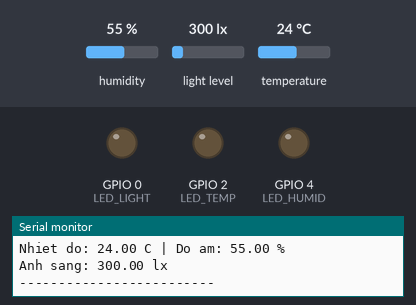
The sketch below on a simulated ESP32-C3. On the bench: output pins drawn as LEDs (lit = HIGH), the last lines printed to the serial monitor. The test bench sets the inputs (shaded band); at power-on: humidity 55 %, light level 300 lx, temperature 24 °C. WiFi joins after 1.5 s; servers stay silent unless stated; no MQTT or app messages arrive unless stated; not simulated (calls return 0 or success): secrets.h.

Above: at 2.8 s.
2.9 s: humidity set to 79 %
7.2 s: humidity set to 82 %
At 11.2 s:
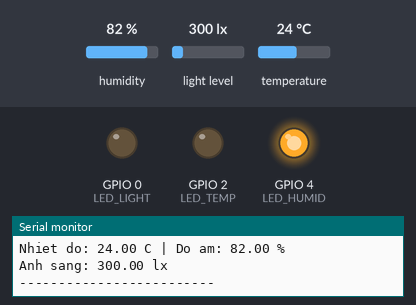
11.5 s: light level set to 53 lx
13.2 s: light level set to 46 lx
At 14.4 s:
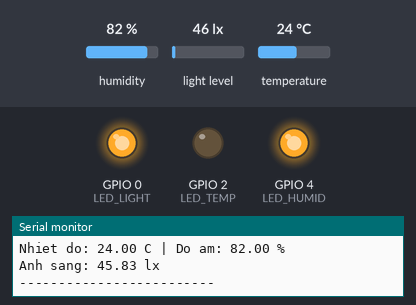
15.5 s: temperature set to 31 °C
19.2 s: temperature set to 34 °C
At 22.9 s:
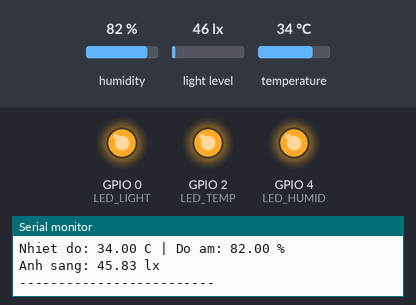
Timing chart, 0 to 24.4 s (numbered marks = the images above; inputs shaded):
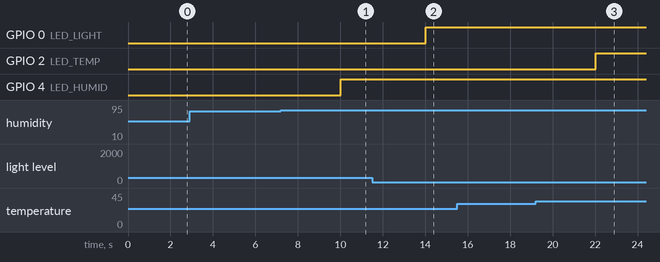

Measured:
- the behaviour switches between 80 and 81 % on humidity (found by bisection; images 0 and 1)
- the behaviour switches between 50 and 49 lx on light level (found by bisection; images 1 and 2)
- the behaviour switches between 32 and 33 °C on temperature (found by bisection; images 2 and 3)
- after the input at 7.2 s, GPIO 4 (LED_HUMID): LOW → HIGH after 2.8 s
- after the input at 13.2 s, GPIO 0 (LED_LIGHT): LOW → HIGH after 0.83 s
- after the input at 19.2 s, GPIO 2 (LED_TEMP): LOW → HIGH after 2.8 s

The sketch:

esp32.ino
```cpp
#include <Wire.h>
#include <BH1750.h>
#include <DHT.h>
#include <WiFi.h>
#include <PubSubClient.h>
#include "secrets.h"

// ===== CẤU HÌNH CÁC CHÂN KẾT NỐI (ESP32-C3) =====
#define SDA_PIN     8   // Chân I2C SDA
#define SCL_PIN     9   // Chân I2C SCL
#define DHT_PIN     10  // Chân dữ liệu DHT11
#define DHT_TYPE    DHT11

#define LED_LIGHT   0   // LED 1: Đèn chiếu sáng tự động theo ánh sáng
#define LED_TEMP    2   // LED 2: Đèn cảnh báo khi nhiệt độ cao
#define LED_HUMID   4   // LED 3: Quạt thông gió cảnh báo khi độ ẩm cao

// ===== NGƯỠNG ĐIỀU KHIỂN TỰ ĐỘNG =====
#define LUX_THRESHOLD     50.0   // Dưới 50 lx coi là tối -> Tự động bật đèn 1
#define TEMP_THRESHOLD    32.0   // Trên 32 độ C -> Tự động bật đèn 2 (cảnh báo nhiệt độ)
#define HUMID_THRESHOLD   80.0   // Trên 80% -> Tự động bật đèn 3 (cảnh báo độ ẩm)

// ===== KHỞI TẠO ĐỐI TƯỢNG CẢM BIẾN & KẾT NỐI =====
BH1750 lightMeter(0x23);
DHT dht(DHT_PIN, DHT_TYPE);

WiFiClient espClient;
PubSubClient client(espClient);
const char* mqtt_server = "broker.hivemq.com";

// ===== CÁC BIẾN TRẠNG THÁI HỆ THỐNG =====
bool autoMode = true;       // Chế độ tự động LED 1 (Mặc định: BẬT)
bool autoMode2 = true;      // Chế độ tự động LED 2 (Mặc định: BẬT)
bool autoMode3 = true;      // Chế độ tự động LED 3 (Mặc định: BẬT)

// Lưu trạng thái trước đó để tránh gửi trùng lặp lên MQTT
int lastLedState = -1;
int lastLed2State = -1;
int lastLed3State = -1;

bool lastAutoModeState = true;
bool lastAutoMode2State = true;
bool lastAutoMode3State = true;

unsigned long lastRead = 0;
const unsigned long READ_INTERVAL = 2000; // Đọc cảm biến và gửi dữ liệu mỗi 2 giây

// ===== HÀM KẾT NỐI WIFI =====
void setup_wifi() {
  delay(10);
  WiFi.mode(WIFI_STA);
  WiFi.disconnect();
  delay(100);

  Serial.println();
  Serial.print("Dang ket noi den Wi-Fi: ");
  Serial.println(ssid);

  WiFi.begin(ssid, password);

  int count = 0;
  while (WiFi.status() != WL_CONNECTED) {
    delay(500);
    Serial.print(".");
    count++;

    if (count % 20 == 0) {
      Serial.println();
      Serial.print("Trang thai WiFi hien tai: ");
      wl_status_t status = WiFi.status();
      if (status == WL_NO_SSID_AVAIL) {
        Serial.println("KHONG TIM THAY SSID!");
      } else if (status == WL_CONNECT_FAILED) {
        Serial.println("KET NOI THAT BAI (Sai mat khau)!");
      } else {
        Serial.print("Code trang thai: ");
        Serial.println(status);
      }
      Serial.print("Dang thu ket noi lai");
    }
  }
  Serial.println("\nDa ket noi WiFi!");
  Serial.print("Dia chi IP: ");
  Serial.println(WiFi.localIP());
}

// ===== HÀM NHẬN LỆNH ĐIỀU KHIỂN TỪ MQTT =====
void callback(char* topic, byte* payload, unsigned int length) {
  String message = "";
  for (unsigned int i = 0; i < length; i++) {
    message += (char)payload[i];
  }

  Serial.print("Nhan duoc tin nhan tu [");
  Serial.print(topic);
  Serial.print("]: ");
  Serial.println(message);

  // --- Điều khiển LED 1 (Đèn chiếu sáng) ---
  if (String(topic) == "esp32/automode") {
    autoMode = (message == "ON");
    Serial.print("Che do tu dong LED 1: ");
    Serial.println(autoMode ? "BAT" : "TAT");
  }
  else if (String(topic) == "esp32/led") {
    if (!autoMode) { // Chỉ cho phép điều khiển thủ công khi Chế độ tự động TẮT
      if (message == "ON") {
        digitalWrite(LED_LIGHT, HIGH);
        Serial.println("Dieu khien tay: BAT LED 1");
      } else if (message == "OFF") {
        digitalWrite(LED_LIGHT, LOW);
        Serial.println("Dieu khien tay: TAT LED 1");
      }
    }
  }

  // --- Điều khiển LED 2 (Cảnh báo Nhiệt độ) ---
  else if (String(topic) == "esp32/automode2") {
    autoMode2 = (message == "ON");
    Serial.print("Che do tu dong LED 2: ");
    Serial.println(autoMode2 ? "BAT" : "TAT");
  }
  else if (String(topic) == "esp32/led2") {
    if (!autoMode2) {
      if (message == "ON") {
        digitalWrite(LED_TEMP, HIGH);
        Serial.println("Dieu khien tay: BAT LED 2");
      } else if (message == "OFF") {
        digitalWrite(LED_TEMP, LOW);
        Serial.println("Dieu khien tay: TAT LED 2");
      }
    }
  }

  // --- Điều khiển LED 3 (Cảnh báo Độ ẩm) ---
  else if (String(topic) == "esp32/automode3") {
    autoMode3 = (message == "ON");
    Serial.print("Che do tu dong LED 3: ");
    Serial.println(autoMode3 ? "BAT" : "TAT");
  }
  else if (String(topic) == "esp32/led3") {
    if (!autoMode3) {
      if (message == "ON") {
        digitalWrite(LED_HUMID, HIGH);
        Serial.println("Dieu khien tay: BAT LED 3 (Quat)");
      } else if (message == "OFF") {
        digitalWrite(LED_HUMID, LOW);
        Serial.println("Dieu khien tay: TAT LED 3 (Quat)");
      }
    }
  }
}

// ===== HÀM KẾT NỐI LẠI MQTT BROKER =====
void reconnect() {
  while (!client.connected()) {
    Serial.print("Dang ket noi MQTT...");
    // Tạo Client ID duy nhất dựa trên Chip MAC address của ESP32
    uint64_t chipMac = ESP.getEfuseMac();
    String clientId = "ESP32Client-" + String((uint32_t)chipMac, HEX);

    if (client.connect(clientId.c_str())) {
      Serial.println("OK!");

      // Đăng ký nhận tin nhắn từ các topic điều khiển
      client.subscribe("esp32/led");
      client.subscribe("esp32/automode");
      client.subscribe("esp32/led2");
      client.subscribe("esp32/automode2");
      client.subscribe("esp32/led3");
      client.subscribe("esp32/automode3");

      // Khởi động lại các trạng thái gửi để lập tức đồng bộ trạng thái thực tế lên Web
      lastLedState = -1;
      lastLed2State = -1;
      lastLed3State = -1;
      lastAutoModeState = !autoMode;
      lastAutoMode2State = !autoMode2;
      lastAutoMode3State = !autoMode3;
    } else {
      Serial.print("Loi, code=");
      Serial.print(client.state());
      Serial.println(" thu lai sau 2 giay...");
      delay(2000);
    }
  }
}

// ===== CẤU HÌNH BAN ĐẦU (SETUP) =====
void setup() {
  Serial.begin(115200);

  // Cấu hình các chân LED là đầu ra (Output)
  pinMode(LED_LIGHT, OUTPUT);
  pinMode(LED_TEMP, OUTPUT);
  pinMode(LED_HUMID, OUTPUT);
  digitalWrite(LED_LIGHT, LOW);
  digitalWrite(LED_TEMP, LOW);
  digitalWrite(LED_HUMID, LOW);

  // Khởi tạo giao tiếp I2C cho cảm biến BH1750
  Wire.begin(SDA_PIN, SCL_PIN);

  if (lightMeter.begin(BH1750::CONTINUOUS_HIGH_RES_MODE)) {
    Serial.println("BH1750 khoi tao thanh cong!");
  } else {
    Serial.println("Loi: Khong tim thay cam bien BH1750!");
  }

  // Khởi tạo cảm biến DHT11
  dht.begin();

  // Kết nối WiFi và cấu hình MQTT Client
  setup_wifi();
  client.setServer(mqtt_server, 1883);
  client.setCallback(callback);

  Serial.println("He thong nha thong minh mini da san sang hoat dong!");
}

// ===== VÒNG LẶP CHÍNH (LOOP) =====
void loop() {
  if (!client.connected()) {
    reconnect();
  }
  client.loop();

  if (millis() - lastRead >= READ_INTERVAL) {
    lastRead = millis();

    // ----- ĐỌC DỮ LIỆU CẢM BIẾN -----
    float lux = lightMeter.readLightLevel();
    float temp = dht.readTemperature();
    float humid = dht.readHumidity();

    // ----- KIỂM TRA & GỬI DỮ LIỆU NHIỆT ĐỘ - ĐỘ ẨM -----
    if (isnan(temp) || isnan(humid)) {
      Serial.println("Loi doc du lieu tu DHT11!");
    } else {
      Serial.print("Nhiet do: ");
      Serial.print(temp);
      Serial.print(" C | Do am: ");
      Serial.print(humid);
      Serial.println(" %");

      // Gửi giá trị nhiệt độ và độ ẩm lên MQTT
      client.publish("esp32/temp", String(temp, 1).c_str());
      client.publish("esp32/hum", String(humid, 1).c_str());
    }

    // ----- KIỂM TRA & GỬI DỮ LIỆU ÁNH SÁNG BH1750 -----
    if (isnan(lux) || lux < 0) {
      Serial.println("Loi doc du lieu tu BH1750!");
    } else {
      Serial.print("Anh sang: ");
      Serial.print(lux);
      Serial.println(" lx");

      // Gửi giá trị cường độ ánh sáng lên MQTT
      client.publish("esp32/lux", String(lux, 1).c_str());
    }

    // ----- LOGIC ĐIỀU KHIỂN & ĐỒNG BỘ TRẠNG THÁI LÊN MQTT -----

    // 1. Logic cho LED 1 (Đèn chiếu sáng tự động theo ánh sáng)
    if (autoMode) {
      if (lux >= 0 && lux < LUX_THRESHOLD) {
        digitalWrite(LED_LIGHT, HIGH); // Trời tối -> Bật đèn
      } else {
        digitalWrite(LED_LIGHT, LOW);  // Trời sáng -> Tắt đèn
      }
    }

    // Gửi trạng thái thực tế của LED 1 lên MQTT nếu thay đổi
    int currentLedState = digitalRead(LED_LIGHT);
    if (currentLedState != lastLedState) {
      client.publish("esp32/led/state", currentLedState == HIGH ? "ON" : "OFF");
      lastLedState = currentLedState;
    }
    // Gửi trạng thái Chế độ tự động LED 1 nếu thay đổi
    if (autoMode != lastAutoModeState) {
      client.publish("esp32/automode/state", autoMode ? "ON" : "OFF");
      lastAutoModeState = autoMode;
    }

    // 2. Logic cho LED 2 (Cảnh báo Nhiệt độ)
    if (autoMode2) {
      if (!isnan(temp) && temp > TEMP_THRESHOLD) {
        digitalWrite(LED_TEMP, HIGH); // Nhiệt độ cao -> Bật còi/đèn cảnh báo
      } else {
        digitalWrite(LED_TEMP, LOW);
      }
    }

    // Gửi trạng thái thực tế của LED 2 lên MQTT nếu thay đổi
    int currentLed2State = digitalRead(LED_TEMP);
    if (currentLed2State != lastLed2State) {
      client.publish("esp32/led2/state", currentLed2State == HIGH ? "ON" : "OFF");
      lastLed2State = currentLed2State;
    }
    // Gửi trạng thái Chế độ tự động LED 2 nếu thay đổi
    if (autoMode2 != lastAutoMode2State) {
      client.publish("esp32/automode2/state", autoMode2 ? "ON" : "OFF");
      lastAutoMode2State = autoMode2;
    }

    // 3. Logic cho LED 3 (Cảnh báo Độ ẩm)
    if (autoMode3) {
      if (!isnan(humid) && humid > HUMID_THRESHOLD) {
        digitalWrite(LED_HUMID, HIGH); // Độ ẩm quá cao -> Bật quạt thông gió
      } else {
        digitalWrite(LED_HUMID, LOW);
      }
    }

    // Gửi trạng thái thực tế của LED 3 lên MQTT nếu thay đổi
    int currentLed3State = digitalRead(LED_HUMID);
    if (currentLed3State != lastLed3State) {
      client.publish("esp32/led3/state", currentLed3State == HIGH ? "ON" : "OFF");
      lastLed3State = currentLed3State;
    }
    // Gửi trạng thái Chế độ tự động LED 3 nếu thay đổi
    if (autoMode3 != lastAutoMode3State) {
      client.publish("esp32/automode3/state", autoMode3 ? "ON" : "OFF");
      lastAutoMode3State = autoMode3;
    }

    Serial.println("-------------------------");
  }
}
```
